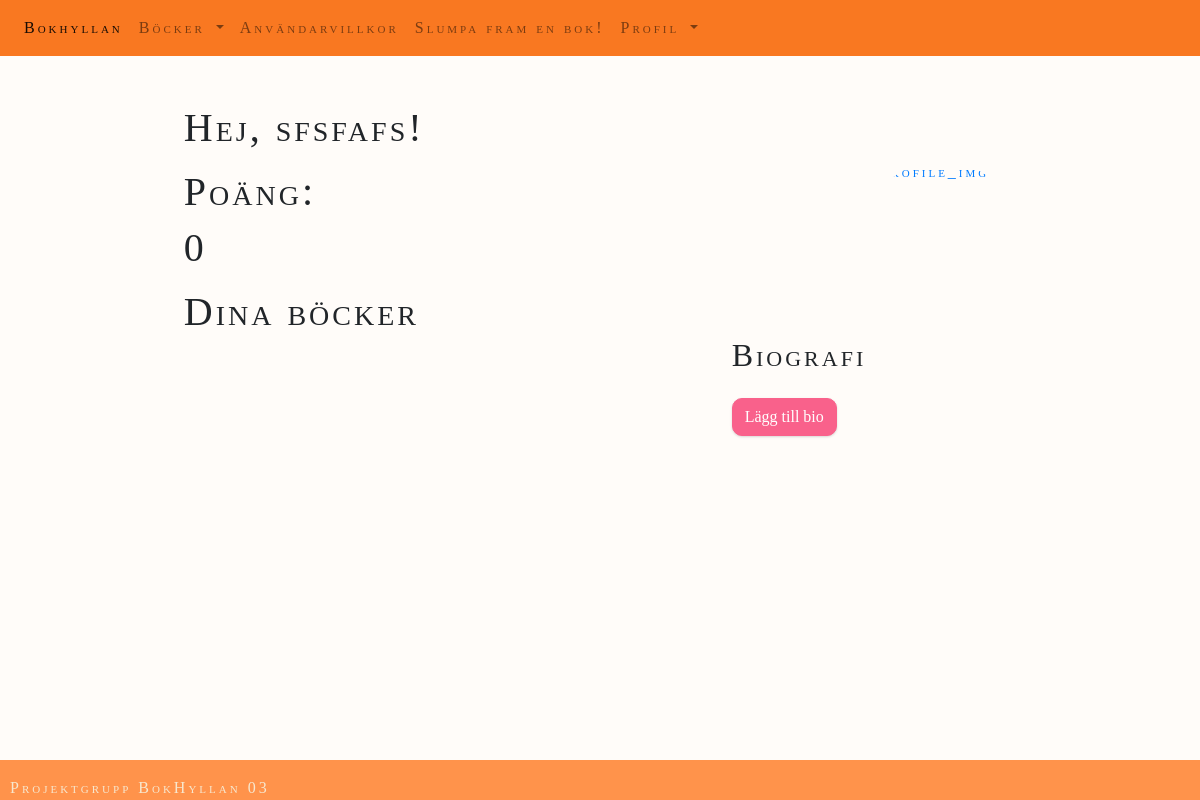
The page / (signed in) on the database as committed earlier.
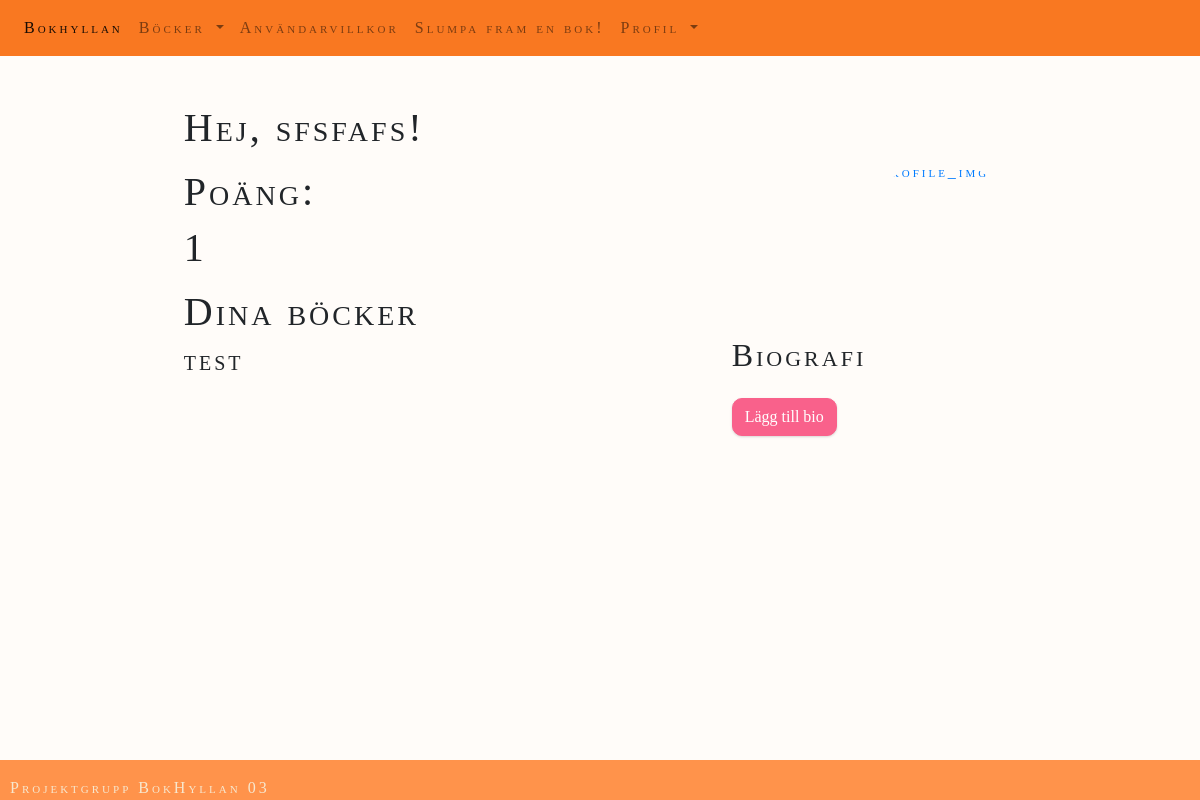
The same page on the database as committed later.
### website/models.py (models this page shows)
class User(db.Model, UserMixin):
    id = db.Column(db.Integer, primary_key = True)
    email = db.Column(db.String(150), unique = True)
    password = db.Column(db.String(150))
    first_name = db.Column(db.String(150))
    books = db.relationship('Book', backref = 'user')
    bio = db.Column(db.String(30000))
    profile_pic = db.Column(db.String())
    score = db.Column(db.Integer, default = 0)

class Book(db.Model):
    id = db.Column(db.Integer, primary_key = True)
    title = db.Column(db.String(150))
    author = db.Column(db.String(150))
    isbn = db.Column(db.String(150))
    review = db.Column(db.String(30000))
    user_id = db.Column(db.Integer, db.ForeignKey('user.id'))
    cover_pic = db.Column(db.String())

### website/views.py (the view)
@views.route('/', methods=['GET', 'POST'])
@login_required
def home():
    books = Book.query.filter_by(user_id=current_user.id).all()
    return render_template("home.html", user=current_user, books=books)

### website/templates/home.html (shortened to what this page needs)
{% extends "base.html" %}
{% block content %}
  <div id="home-div">
    <h1>Hej, {{user.first_name}}!</h1>
      <div id="user-pic">
        {% if user.profile_pic %}
        <a href="/add-pic"><img src="{{url_for('static', filename='images/' + user.profile_pic)}}" alt="profile_img" class="rounded-circle" width="150" height="150" align="right"></a>
        {%else%}
        <a href="/add-pic"><img src="{{url_for('static', filename='images/emty_profile.jpg')}}" alt="profile_img" class="rounded-circle" width="150" height="150" align="right"></a>
        {%endif%}
      </div>
      <div id="user-points">
        <p><h1>Poäng:</h1>
          {% if user.score %}
          <h1>{{user.score}}</h1>
          {%else%}
          <h1>0</h1>
          {%endif%}
        </p>
      </div>
      <div id="user-bio">
        <h2>Biografi</h2>
          {% if user.bio %}
          <p>{{user.bio}}</p>
          <a class="button" id="addBio" href="/add-bio"><button type="button" class="btn btn-primary">Ändra bio</button></a>
          {% else %}
          <a class="button" id="addBio" href="/add-bio"><button type="button" class="btn btn-primary">Lägg till bio</button></a>
          {% endif %}
      </div>
      <div id="user-books">
        <h1>Dina böcker</h1>
          {% for book in books %}
          <div class="book">
            <h3>{{ book.title }}</h3>
          </div>
          {% endfor %}
      </div>
  </div>
{% endblock %}

Rows that differ between the two databases and show on the page:
changed User "sfsfafs": score (not shown) → "1"
added Book: title "test"
Other text that changed with them:
text no longer shown: "0"
